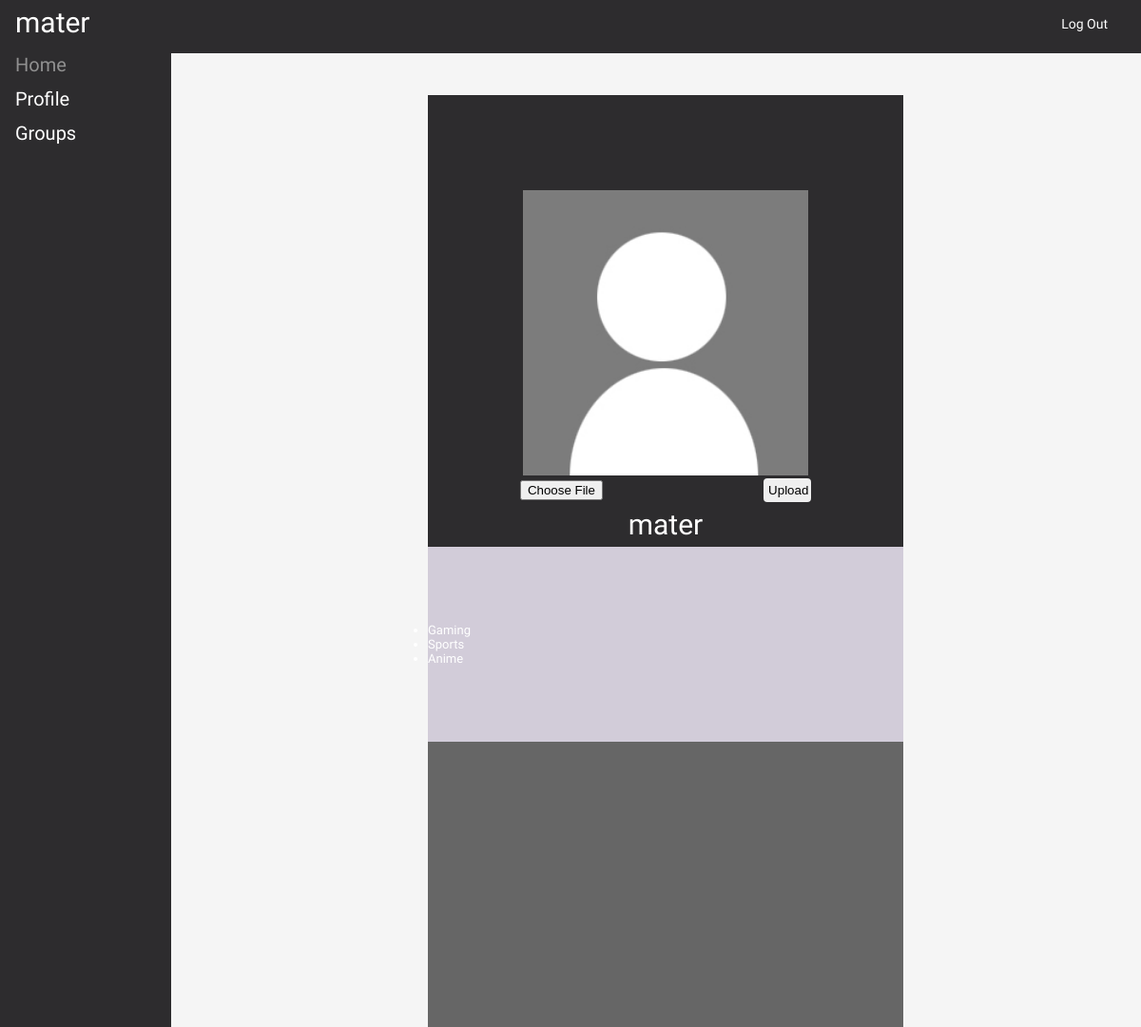
The app's page /profile.php (signed in) with its own data.
### tables this page shows
CREATE TABLE `users` (
  `id` int(10) UNSIGNED NOT NULL,
  `fname` varchar(50) NOT NULL,
  `lname` varchar(50) NOT NULL,
  `password` varchar(60) NOT NULL,
  `email` varchar(50) NOT NULL,
  `username` varchar(50) NOT NULL,
  `img` varchar(580) NOT NULL
);

CREATE TABLE `groups` (
  `group_id` int(10) UNSIGNED NOT NULL,
  `group_name` varchar(50) NOT NULL,
  `type` varchar(10) NOT NULL
);

### profile.php (the view, shortened to what this page needs)
<?php
	include ('connection.php');
	$userEmail = $_SESSION['email'];
	$queryID = "SELECT id FROM users WHERE email = " . "'$userEmail';";
	$userEmail = $conn->query($queryID);
	if ($userEmail->num_rows > 0) {
		while($row = $userEmail->fetch_assoc()) {
			$userID = $row['id'];
		}
	}
?>
<!doctype HTML>
<html>
	<head>
		<link rel="stylesheet" type="text/css" href="css/style.css">
	</head>
	<body>
		<div class="header">
			<?php
				echo "<div id='logo'>";
					echo $_SESSION['username'];
				echo "</div>";
			?>
			<div class="menu">
				<ul>
					<li><a href="loggedout.php">Log Out</a></li>
				</ul>
			</div>
		</div>
		<div class="sidemenu">
			<ul>
				<li class="active"><a href="home.php">Home</a></li>
			</ul>
			<ul>
				<li><a href="profile.php">Profile</a></li>
			</ul>
			<ul id="submenu">
				<li>
					<span>Groups</span>
				</li>
			</ul>
		</div>
		<div class="profile_pos">
		<div class="profile">
			<center>
                <?php
					$result_img = mysqli_query($conn,"SELECT * FROM users WHERE username ='" . $_SESSION['username'] . "'");
					while($row_img = mysqli_fetch_assoc($result_img)){
							if($row_img['img'] == ''){
									echo "<img width='300' height='300' src='uploads/profiledefault.png' alt='Default Profile Pic'>";
							} else {
									echo "<img width='300' height='300' src='uploads/".$row_img['img']."' alt='Profile Pic'>";
							}
							echo "<br>";
					}
                ?>
				<form action="" method="post" enctype="multipart/form-data">
                        <input id="upload" type="file" name="file">
                        <input id="up_submit" type="submit" name="upload" value="Upload">
                </form>
				<?php
					echo "<div id='pro_username'>";
						echo $_SESSION['username'];
						echo "</div>";
				?>
				</center>
			</div>
			<div class="pro_group">
				<ul>
					<?php
						$queryGroups = "SELECT groups.group_id,groups.group_name FROM users, groups, group_users WHERE users.id = group_users.user_id AND groups.group_id = group_users.group_id AND users.id = " . "'$userID';";
						$userGroups = $conn->query($queryGroups);
						if ($userGroups->num_rows > 0) {
							while($row = $userGroups->fetch_assoc()) {
								if($row['group_id'] != 1) {
									echo "<li>". $row['group_name'] . "</li>";
								}
							}
						}
					?>
				</ul>
			</div>
			<div class="pro_info">
			</div>
		</div>
	</body>
</html>

### css/style.css (style rules this page uses)
* { margin: 0; padding: 0; }
html, body { font-family: 'Exo 2', sans-serif; height: 100%; width: 100%; background-color: whitesmoke; }
.header { position: fixed; top: 0; background-color: #2D2C2E; height: 56px; border-bottom: 0px; padding-left: auto; padding-right: auto; width: 100%; }
#logo { background-color: #2D2C2E; float: left; color: #FFFFFF; text-decoration: none; font-size: 30px; padding: 6px 8px 6px 16px; background-repeat: no-repeat; }
.menu { background-color: #2D2C2E; text-decoration: none; top: 0px; right: 0px; height: 37px; padding-top: 17px; padding-right: 25px; }
.menu ul { list-style-type: none; margin: 0; padding: 0; overflow: hidden; }
.menu a { float: right; color: #FFFFFF; text-decoration: none; font-size: 14px; background-repeat: no-repeat; padding-left: 10px; padding-right: 10px; }
.sidemenu { position: fixed; top: 50px; font-size: 20px; width: 15%; color: #FFFFFF; display: inline-block; background-color: #2D2C2E; height: 100%; }
.sidemenu ul { list-style-type: none; }
.sidemenu li a { display: block; padding: 6px 8px 6px 16px; text-decoration: none; color: #FFFFFF; }
span { display: block; padding: 6px 8px 6px 16px; text-decoration: none; }
#submenu span { cursor: pointer; }
li.active > a { color: #909090; }
.profile_pos { padding-left: 200px; }
.profile { margin: 0px auto; margin-top: 100px; padding-top: 100px; padding-bottom: 0px; width: 50%; background-color: #2D2C2E; font-size: 13px; color: white; }
#up_submit { font-size: 15 px; padding: 5px; width: 50px; border: 0px; border-radius: 4px; }
.pro_group { margin: 0px auto; padding-top: 80px; padding-bottom: 80px; width: 50%; background-color: #D2CCD9; font-size: 13px; color: white; }
.pro_info { margin: 0px auto; padding-top: 150px; padding-bottom: 150px; width: 50%; background-color: #666; font-size: 13px; color: white; }
input[type='file'] { color: transparent; }
#pro_username { margin-top: 0px; background-color: #2D2C2E; color: #FFFFFF; text-decoration: none; font-size: 30px; padding: 6px 8px 6px 8px; background-repeat: no-repeat; }

### records on screen
groups: group_name "Gaming"
groups: group_name "Sports"
groups: group_name "Anime"

### other values on screen
$_SESSION['username'] "mater"
